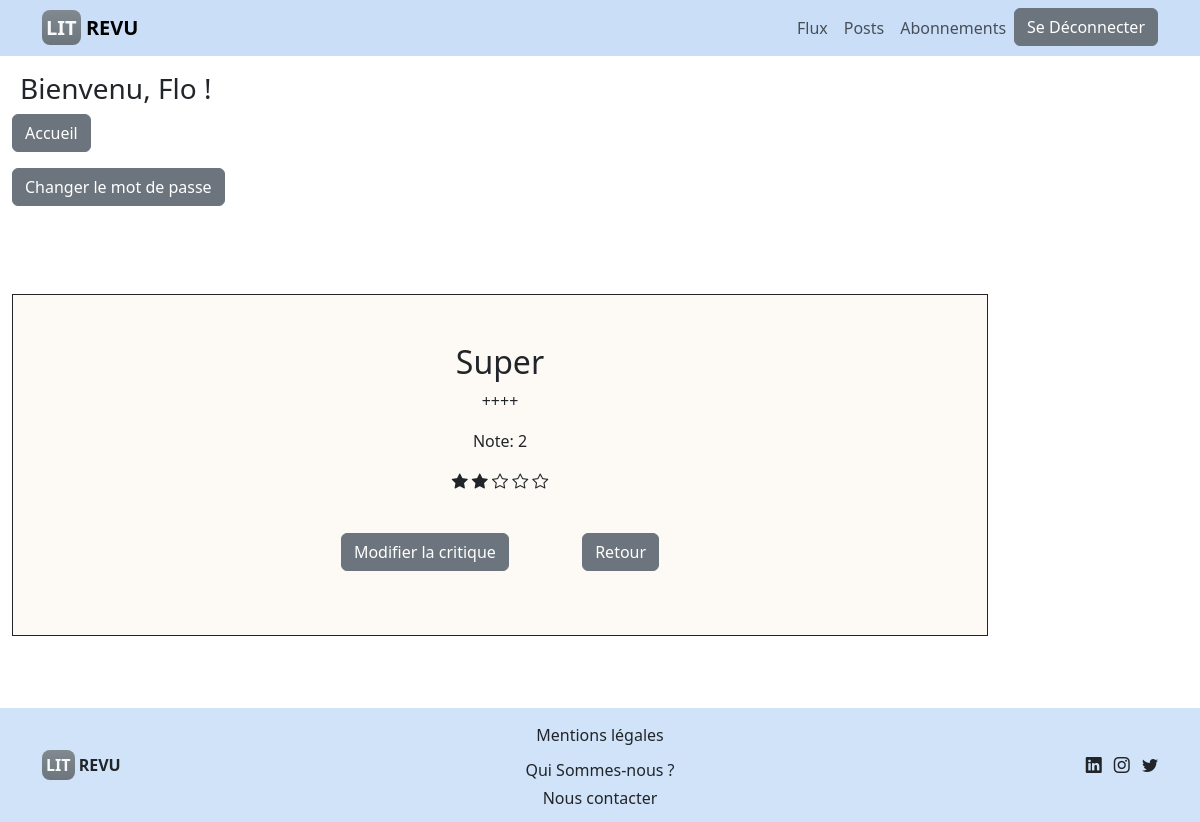
The app's page /revu/49/ (signed in), older data.
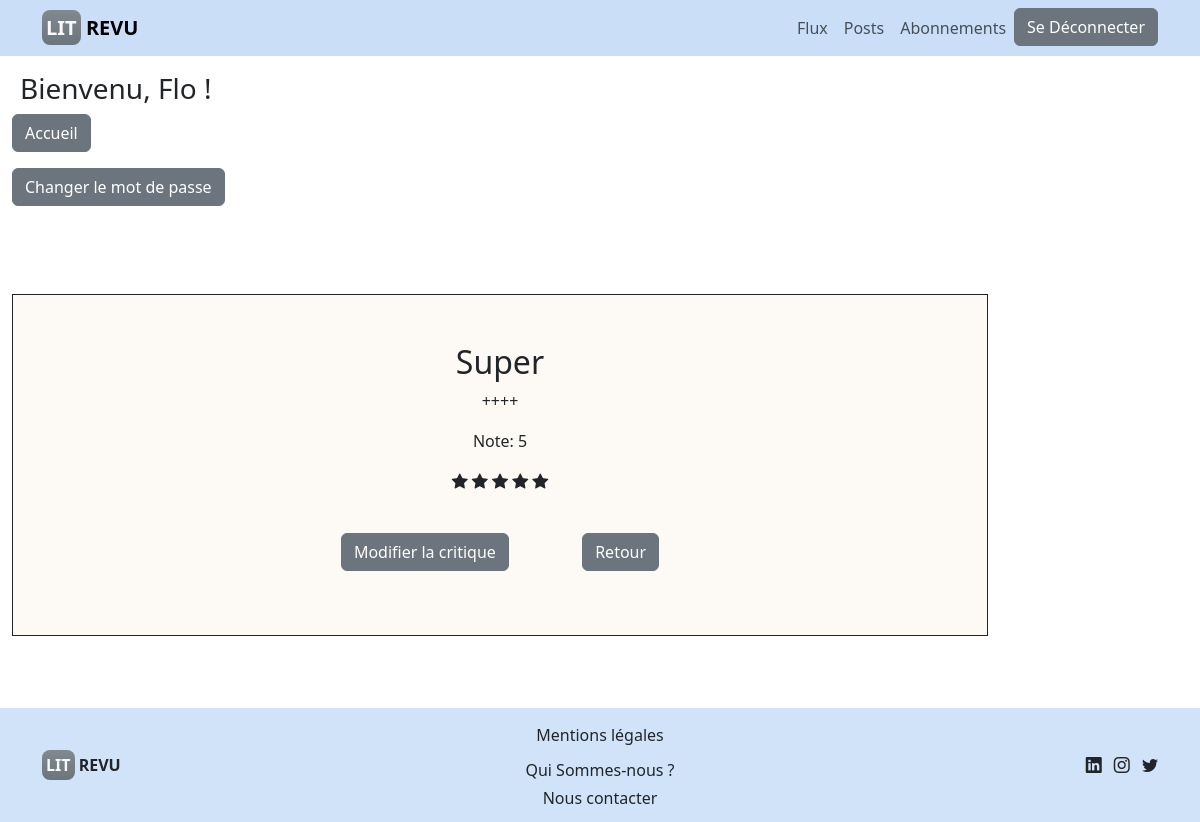
The same page, newer data.
### revu/models.py (models this page shows, shortened)
class Review(models.Model):
    ticket = models.ForeignKey(to=Ticket, on_delete=models.CASCADE)
    rating = models.PositiveSmallIntegerField(
        validators=[MinValueValidator(0), MaxValueValidator(5)]
    )
    headline = models.CharField(max_length=128)
    body = models.CharField(max_length=8192, blank=True)
    user = models.ForeignKey(to=settings.AUTH_USER_MODEL,
                             on_delete=models.CASCADE)
    time_created = models.DateTimeField(auto_now_add=True)

### revu/views.py (the view)
@login_required
def view_review(request, review_id):
    review = get_object_or_404(models.Review, id=review_id)
    return render(request, 'revu/view_review.html', {'review': review})

### authentication/models.py (called while the page is built)
    def __str__(self):
        return f'{self.username}'

### revu/templates/revu/view_review.html
{% extends 'base.html' %}
{% block content %}
<div class="container my-5 border border-dark" style="background-color: rgb(253, 250, 245);">
    <div class="row m-5 text-center">
        <h2>{{ review.headline }}</h2>
        <p>{{ review.body }}</p>
        <p>Note: {{ review.rating }}
            <div class="rating">
                    {% for star in "12345" %}
                        {% if forloop.counter <= review.rating  %}
                            <span><i class="bi bi-star-fill"></i></span>
                        {% else %}
                            <span><i class="bi bi-star"></i></span>
                        {% endif %}
                    {% endfor %}
            </div></p>
        <div class="text-center">
            <br>
            <p><a href="{% url 'edit_review' review.id %}" class="btn btn-secondary">Modifier la critique</a>
            <a href="{% url 'login' %}" class="btn btn-secondary offset-1">Retour</a></p>
        </div>
    </div>
</div>
{% endblock content %}

Row changes from the older to the newer data that the page shows:
changed Review "Super": rating "2" → "5"
